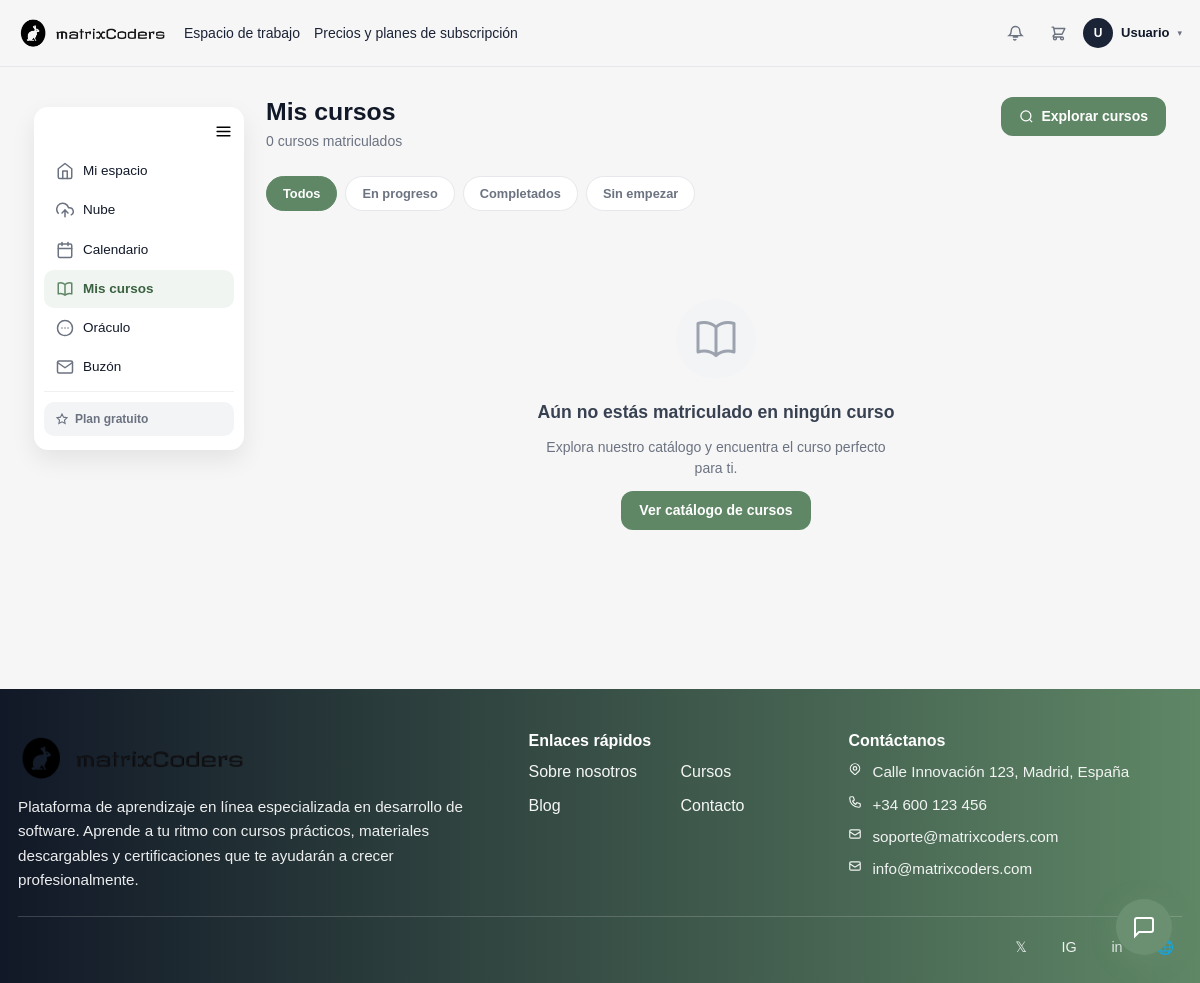
Before: /index.php?url=mis-cursos (signed in) with the older database file.
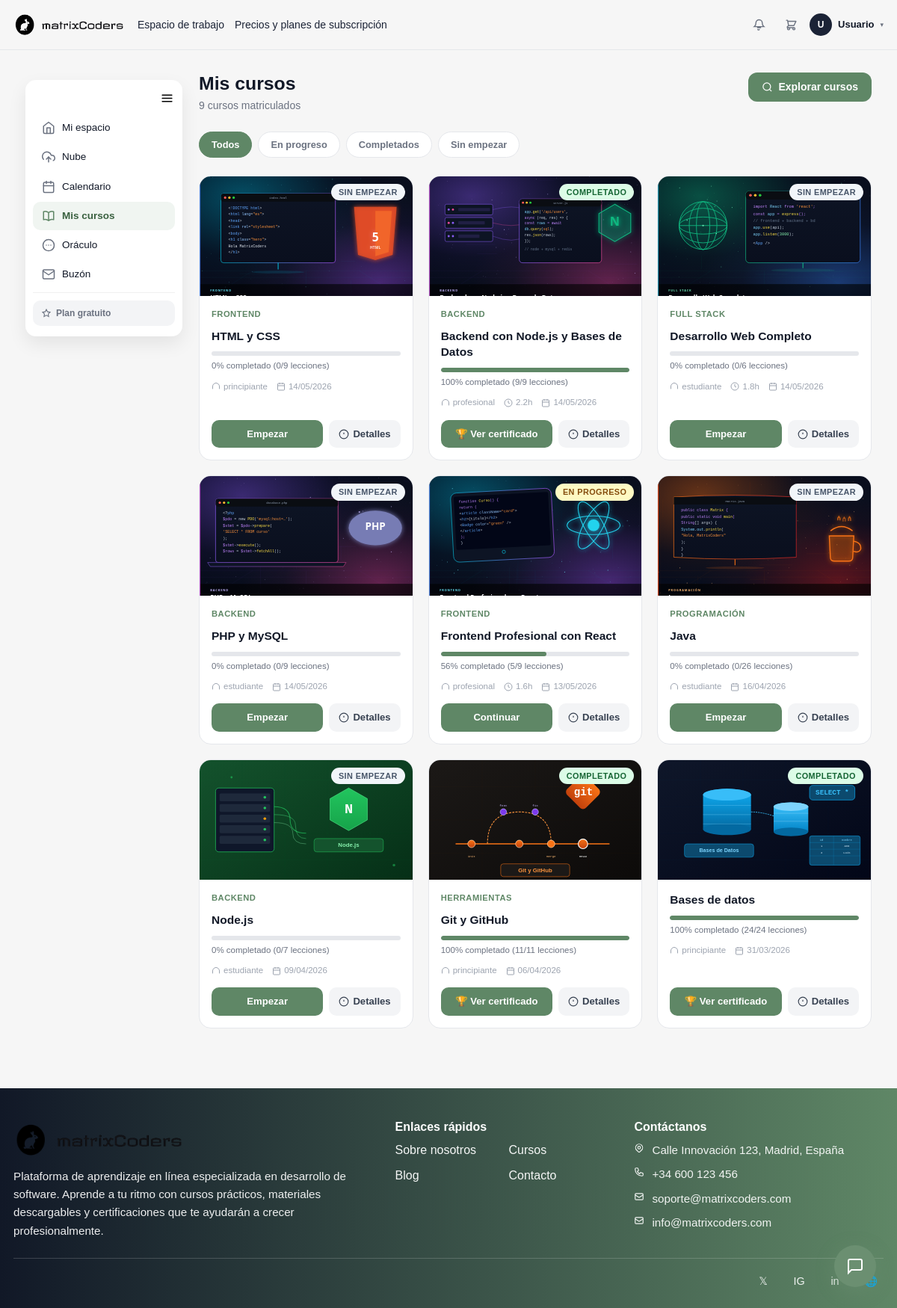
After: the same page with the newer database file.
### tables this page shows
CREATE TABLE curso (
    id             INTEGER PRIMARY KEY AUTOINCREMENT,
    titulo         TEXT    NOT NULL,
    descripcion    TEXT    DEFAULT NULL,
    info_extra     TEXT    DEFAULT NULL,
    que_aprenderas TEXT    DEFAULT NULL,
    imagen         TEXT    DEFAULT NULL,
    destacado      INTEGER NOT NULL DEFAULT 0,
    precio         REAL    NOT NULL DEFAULT 0.00,
    nivel          TEXT    DEFAULT NULL,
    categoria      TEXT    DEFAULT NULL,
    duracion_min   INTEGER DEFAULT NULL,
    estudiantes    INTEGER DEFAULT NULL
, activo        INTEGER NOT NULL DEFAULT 1, instructor_id INTEGER DEFAULT NULL, orden         INTEGER NOT NULL DEFAULT 0, apuntes_json   TEXT    DEFAULT NULL);

### app/controllers/MisCursosController.php (called while the page is built, shortened)
<?php
class MisCursosController
{
    public function index(): void
    {
        $usuario_id = (int)$_SESSION['usuario_id'];
        $database = new Database();
        $conexion = $database->connect();
        $stmt = $conexion->prepare("
            SELECT
                c.id,
                c.titulo,
                c.descripcion,
                c.imagen,
                c.nivel,
                c.categoria,
                c.duracion_min,
                m.fecha AS fecha_matricula,
                m.estado AS matricula_estado,
                (
                    SELECT COUNT(l.id)
                    FROM leccion l
                    JOIN unidad u ON l.unidad_id = u.id
                    WHERE u.curso_id = c.id
                ) AS total_lecciones,
                (
                    SELECT COUNT(DISTINCT lv.leccion_id)
                    FROM leccion_vista lv
                    JOIN leccion l ON l.id = lv.leccion_id
                    JOIN unidad u  ON l.unidad_id = u.id
                    WHERE u.curso_id = c.id
                      AND lv.usuario_id = ?
                ) AS lecciones_vistas,
                (
                    SELECT lv2.leccion_id
                    FROM leccion_vista lv2
                    JOIN leccion l2 ON l2.id = lv2.leccion_id
                    JOIN unidad u2  ON l2.unidad_id = u2.id
                    WHERE u2.curso_id = c.id
                      AND lv2.usuario_id = ?
                    ORDER BY lv2.visto_at DESC
                    LIMIT 1
                ) AS ultima_leccion_id
            FROM matricula m
            JOIN curso c ON c.id = m.curso_id
            WHERE m.usuario_id = ? AND m.estado IN ('activa','completado')
            ORDER BY m.fecha DESC
        ");
        $stmt->execute([$usuario_id, $usuario_id, $usuario_id]);
        $cursos = $stmt->fetchAll(PDO::FETCH_ASSOC);
        require __DIR__ . '/../views/mis-cursos/index.php';
    }
}

### app/helpers/curso_imagen.php (called while the page is built, shortened)
<?php
if (!function_exists('matrixcoders_curso_image')) {
    function matrixcoders_curso_image(?string $imageName, string $title = ''): string
    {
        $dir = dirname(__DIR__, 2) . '/public/img/cursos';
        static $availableFiles = null;
        if ($availableFiles === null) {
            $availableFiles = [];
            foreach (glob($dir . '/*') ?: [] as $file) {
                $availableFiles[strtolower(basename($file))] = basename($file);
            }
        }
        $baseFallback = isset($availableFiles['nodejs.jpg'])
            ? BASE_URL . '/img/cursos/' . $availableFiles['nodejs.jpg']
            : BASE_URL . '/img/aprendiendo.png';
        $candidate = trim((string)$imageName);
        if ($candidate !== '') {
            $lower = strtolower($candidate);
            if (isset($availableFiles[$lower])) {
                return BASE_URL . '/img/cursos/' . $availableFiles[$lower];
            }
        }
        return $baseFallback;
    }
}

### app/views/mis-cursos/index.php (the view, shortened to what the changed rows need)
<?php
require_once __DIR__ . '/../../helpers/curso_imagen.php';
$filtroActual = $_GET['filtro'] ?? 'todos';
$cursos = $cursos ?? [];
$totalCursos      = count($cursos ?? []);
?>
<!DOCTYPE html>
<html lang="es">
<head>
    <link href="https://cdn.jsdelivr.net/npm/bootstrap@5.3.3/dist/css/bootstrap.min.css" rel="stylesheet">
    <link rel="stylesheet" href="<?= BASE_URL ?>/css/header.css">
    <link rel="stylesheet" href="<?= BASE_URL ?>/css/footer.css">
    <link rel="stylesheet" href="<?= BASE_URL ?>/css/dashboard.css">
    <link rel="stylesheet" href="<?= BASE_URL ?>/css/sidebar.css">
    <link rel="stylesheet" href="<?= BASE_URL ?>/css/mis-cursos.css">
</head>
<body>
<?php require __DIR__ . '/../layout/header.php'; ?>
<main class="main-dashboard">
    <div class="mc-container">
        <div class="contenedor-dashboard-content">
            <?php require __DIR__ . '/../layout/sidebar.php'; ?>
            <div class="mis-cursos-main">
                <div class="mis-cursos-header">
                    <div>
                        <h1 class="mis-cursos-titulo">Mis cursos</h1>
                        <p class="mis-cursos-subtitulo">
                            <?= $totalCursos ?> <?= $totalCursos === 1 ? 'curso matriculado' : 'cursos matriculados' ?>
                        </p>
                    </div>
                    <a href="<?= BASE_URL ?>/index.php" class="mis-cursos-btn-explorar">
                        <svg width="15" height="15" fill="none" stroke="currentColor" stroke-width="2" viewBox="0 0 24 24">
                            <circle cx="11" cy="11" r="8"/><path d="m21 21-4.35-4.35"/>
                        </svg>
                        Explorar cursos
                    </a>
                </div>
                <div class="mis-cursos-filtros">
                    <?php
                    $filtros = [
                        'todos'       => 'Todos',
                        'en_progreso' => 'En progreso',
                        'completados' => 'Completados',
                        'sin_empezar' => 'Sin empezar',
                    ];
                    foreach ($filtros as $key => $label):
                    ?>
                    <a href="<?= BASE_URL ?>/index.php?url=mis-cursos&filtro=<?= $key ?>"
                       class="mis-cursos-filtro-btn <?= $filtroActual === $key ? 'active' : '' ?>">
                        <?= $label ?>
                    </a>
                    <?php endforeach; ?>
                </div>
                <?php if (empty($cursos)): ?>
                <div class="mis-cursos-vacio">
                    <div class="mis-cursos-vacio-icono">
                    </div>
                    <?php if ($filtroActual === 'todos'): ?>
                    <p class="mis-cursos-vacio-titulo">Aún no estás matriculado en ningún curso</p>
                    <p class="mis-cursos-vacio-sub">Explora nuestro catálogo y encuentra el curso perfecto para ti.</p>
                    <a href="<?= BASE_URL ?>/index.php" class="mis-cursos-btn-explorar">Ver catálogo de cursos</a>
                    <?php else: ?>
                    <p class="mis-cursos-vacio-titulo">No hay cursos en esta categoría</p>
                    <p class="mis-cursos-vacio-sub">Prueba con otro filtro o explora más cursos.</p>
                    <a href="<?= BASE_URL ?>/index.php?url=mis-cursos" class="mis-cursos-btn-explorar">Ver todos mis cursos</a>
                    <?php endif; ?>
                </div>
                <?php else: ?>
                <div class="mis-cursos-grid">
                    <?php foreach ($cursos as $curso): ?>
                    <?php
                        $imgSrc   = matrixcoders_curso_image($curso['imagen'] ?? null, $curso['titulo'] ?? '');
                        $progreso = (int)($curso['progreso'] ?? 0);
                        $estado   = $curso['estado'] ?? 'sin_empezar';
                        $urlLeccion = $estado === 'completado'
                            ? BASE_URL . '/index.php?url=curso-completado&curso=' . (int)$curso['id']
                            : ($curso['ultima_leccion_id']
                                ? BASE_URL . '/index.php?url=leccion&id=' . (int)$curso['ultima_leccion_id']
                                : BASE_URL . '/index.php?url=detallecurso&id=' . (int)$curso['id']);
                    ?>
                    <div class="mis-cursos-card">
                        <a href="<?= htmlspecialchars($urlLeccion) ?>" class="mis-cursos-card-img-wrap">
                            <img src="<?= htmlspecialchars($imgSrc) ?>"
                                 alt="<?= htmlspecialchars($curso['titulo'] ?? '') ?>"
                                 class="mis-cursos-card-img">
                            <?php if ($estado === 'completado'): ?>
                            <span class="mis-cursos-badge completado">Completado</span>
                            <?php elseif ($estado === 'en_progreso'): ?>
                            <span class="mis-cursos-badge en-progreso">En progreso</span>
                            <?php else: ?>
                            <span class="mis-cursos-badge sin-empezar">Sin empezar</span>
                            <?php endif; ?>
                        </a>
                        <div class="mis-cursos-card-body">
                            <?php if (!empty($curso['categoria'])): ?>
                            <span class="mis-cursos-categoria"><?= htmlspecialchars($curso['categoria']) ?></span>
                            <?php endif; ?>
                            <a href="<?= BASE_URL ?>/index.php?url=detallecurso&id=<?= (int)$curso['id'] ?>"
                               class="mis-cursos-card-titulo">
                                <?= htmlspecialchars($curso['titulo'] ?? '') ?>
                            </a>
                            <div class="mis-cursos-progreso-wrap">
                                <div class="mis-cursos-progreso-barra">
                                    <div class="mis-cursos-progreso-fill" style="width: <?= $progreso ?>%"></div>
                                </div>
                                <span class="mis-cursos-progreso-label">
                                    <?= $progreso ?>% completado
                                    (<?= (int)$curso['lecciones_vistas'] ?>/<?= (int)$curso['total_lecciones'] ?> lecciones)
                                </span>
                            </div>
                            <div class="mis-cursos-meta">
                                <?php if (!empty($curso['nivel'])): ?>
                                <span class="mis-cursos-meta-item">
                                    <svg width="12" height="12" fill="none" stroke="currentColor" stroke-width="2" viewBox="0 0 24 24">
                                        <path stroke-linecap="round" d="M3 18v-6a9 9 0 0 1 18 0v6"/>
                                    </svg>
                                    <?= htmlspecialchars($curso['nivel']) ?>
                                </span>
                                <?php endif; ?>
                                <?php if (!empty($curso['duracion_min'])): ?>
                                <span class="mis-cursos-meta-item">
                                    <svg width="12" height="12" fill="none" stroke="currentColor" stroke-width="2" viewBox="0 0 24 24">
                                        <circle cx="12" cy="12" r="10"/><polyline points="12 6 12 12 16 14"/>
                                    </svg>
                                    <?= round((int)$curso['duracion_min'] / 60, 1) ?>h
                                </span>
                                <?php endif; ?>
                                <span class="mis-cursos-meta-item">
                                    <svg width="12" height="12" fill="none" stroke="currentColor" stroke-width="2" viewBox="0 0 24 24">
                                        <rect x="3" y="4" width="18" height="18" rx="2"/><line x1="16" y1="2" x2="16" y2="6"/><line x1="8" y1="2" x2="8" y2="6"/><line x1="3" y1="10" x2="21" y2="10"/>
                                    </svg>
                                    <?= date('d/m/Y', strtotime($curso['fecha_matricula'] ?? 'now')) ?>
                                </span>
                            </div>
                            <div class="mis-cursos-acciones">
                                <a href="<?= htmlspecialchars($urlLeccion) ?>" class="mis-cursos-btn-continuar">
                                    <?php if ($estado === 'completado'): ?>
                                        🏆 Ver certificado
                                    <?php elseif ($estado === 'en_progreso'): ?>
                                        Continuar
                                    <?php else: ?>
                                        Empezar
                                    <?php endif; ?>
                                </a>
                                <a href="<?= BASE_URL ?>/index.php?url=detallecurso&id=<?= (int)$curso['id'] ?>"
                                   class="mis-cursos-btn-detalle" title="Ver detalles del curso">
                                    <svg width="14" height="14" fill="none" stroke="currentColor" stroke-width="2" viewBox="0 0 24 24">
                                        <circle cx="12" cy="12" r="10"/><line x1="12" y1="8" x2="12" y2="12"/><line x1="12" y1="16" x2="12.01" y2="16"/>
                                    </svg>
                                    Detalles
                                </a>
                            </div>
                        </div>
                    </div>
                    <?php endforeach; ?>
                </div>
                <?php endif; ?>
            </div>
        </div>
    </div>
</main>
<?php require __DIR__ . '/../layout/footer.php'; ?>
</body>
</html>

Changed rows visible on the page:
added curso: imagen+titulo (picture), shows "SIN EMPEZAR", categoria "FRONTEND", titulo "HTML y CSS", progreso "0", lecciones_vistas "0", total_lecciones "9", nivel "principiante", fecha_matricula "14/05/2026", shows "Empezar"
now on this page (row edited): curso: imagen+titulo (picture), shows "COMPLETADO", categoria "BACKEND", titulo "Backend con Node.js y Bases de Datos", progreso "100", lecciones_vistas "9", total_lecciones "9", nivel "profesional", (int)$curso['duracion_min']/60 "2.2", fecha_matricula "14/05/2026", shows "🏆 Ver certificado"
now on this page (row edited): curso: imagen+titulo (picture), shows "SIN EMPEZAR", categoria "FULL STACK", titulo "Desarrollo Web Completo", progreso "0", lecciones_vistas "0", total_lecciones "6", nivel "estudiante", (int)$curso['duracion_min']/60 "1.8", fecha_matricula "14/05/2026", shows "Empezar"
added curso: imagen+titulo (picture), shows "SIN EMPEZAR", categoria "BACKEND", titulo "PHP y MySQL", progreso "0", lecciones_vistas "0", total_lecciones "9", nivel "estudiante", fecha_matricula "14/05/2026", shows "Empezar"
now on this page (row edited): curso: imagen+titulo (picture), shows "EN PROGRESO", categoria "FRONTEND", titulo "Frontend Profesional con React", progreso "56", lecciones_vistas "5", total_lecciones "9", nivel "profesional", (int)$curso['duracion_min']/60 "1.6", fecha_matricula "13/05/2026", shows "Continuar"
added curso: imagen+titulo (picture), shows "SIN EMPEZAR", categoria "PROGRAMACIÓN", titulo "Java", progreso "0", lecciones_vistas "0", total_lecciones "26", nivel "estudiante", fecha_matricula "16/04/2026", shows "Empezar"
added curso: imagen+titulo (picture), shows "SIN EMPEZAR", categoria "BACKEND", titulo "Node.js", progreso "0", lecciones_vistas "0", total_lecciones "7", nivel "estudiante", fecha_matricula "09/04/2026", shows "Empezar"
added curso: imagen+titulo (picture), shows "COMPLETADO", categoria "HERRAMIENTAS", titulo "Git y GitHub", progreso "100", lecciones_vistas "11", total_lecciones "11", nivel "principiante", fecha_matricula "06/04/2026", shows "🏆 Ver certificado"
added curso: imagen+titulo (picture), shows "COMPLETADO", titulo "Bases de datos", progreso "100", lecciones_vistas "24", total_lecciones "24", nivel "principiante", fecha_matricula "31/03/2026", shows "🏆 Ver certificado"
Other visible differences:
$totalCursos: "0" → "9"
text no longer shown: "Aún no estás matriculado en ningún curso Explora nuestro catálogo y encuentra el curso perfecto para ti. Ver catálogo de cursos"
